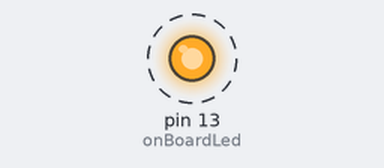
Bench run of a sketch on a simulated Arduino Uno, built with avr-gcc and run on an emulated ATmega328P. Parts: output pins drawn as LEDs (lit = HIGH). Dashed ring = blinking.

Above: at 0.2 s.
Timing chart, 0 to 3.5 s (numbered marks = the images above):
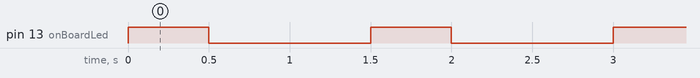

Measured:
- by itself, pin 13 (onBoardLed): alternates HIGH for 0.50 s and LOW for 1.0 s

The sketch:

onBoardLed_blink.ino
```cpp
#define onBoardLed 13
void setup() {
  // put your setup code here, to run once:
  pinMode(onBoardLed,OUTPUT);
}

void loop() {
  // put your main code here, to run repeatedly:
  digitalWrite(onBoardLed,HIGH);
  delay(500);
  digitalWrite(onBoardLed,LOW);
  delay(1000);
}
```
